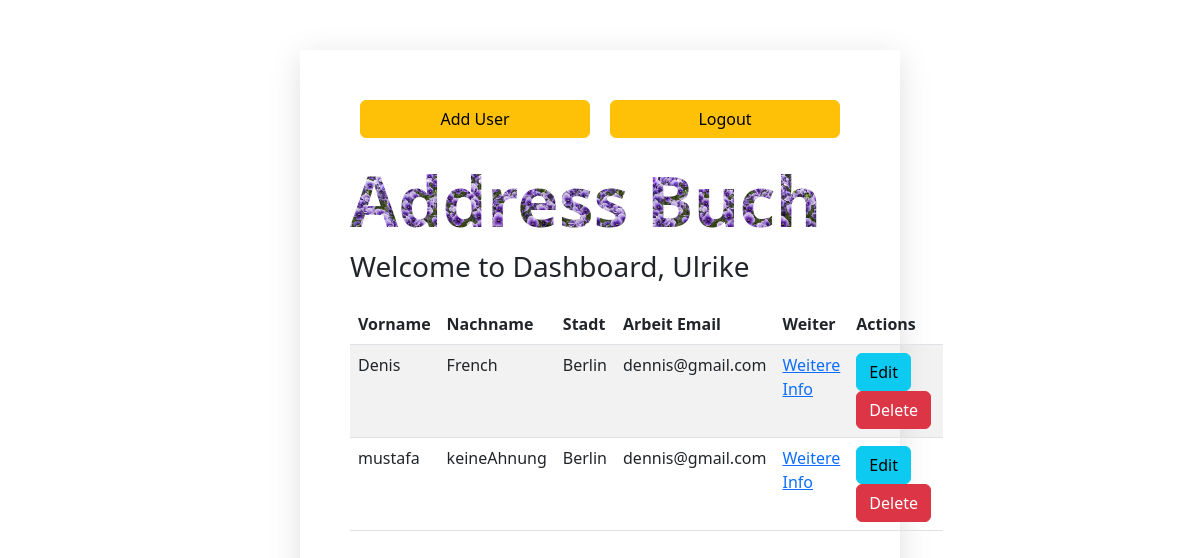
Page /index.php (signed in) on the committed database.
### tables this page shows
CREATE TABLE `info` (
  `ID` int(11) NOT NULL,
  `firstName` varchar(50) DEFAULT NULL,
  `lastName` varchar(50) DEFAULT NULL,
  `company` varchar(255) DEFAULT NULL,
  `street` varchar(255) DEFAULT NULL,
  `houseNr` varchar(50) DEFAULT NULL,
  `postalNr` varchar(50) DEFAULT NULL,
  `city` varchar(255) DEFAULT NULL,
  `country` varchar(255) DEFAULT NULL,
  `phoneNr` varchar(255) DEFAULT NULL,
  `mobileNr` varchar(255) DEFAULT NULL,
  `publicEmail` varchar(255) DEFAULT NULL,
  `privateEmail` varchar(255) DEFAULT NULL,
  `faxNumber` varchar(255) DEFAULT NULL
);

### index.php (the view, shortened to what this page needs)
<?php
include "database.php";
$sql = "SELECT * FROM info";
$result = $conn->query($sql);
$username = isset($_SESSION["first_name"]) ? $_SESSION["first_name"] : "Guest";
?>
<!DOCTYPE html>
<html lang="en">
<head>
    <link rel="stylesheet" href="https://cdn.jsdelivr.net/npm/bootstrap@5.2.2/dist/css/bootstrap.min.css">
    <link rel="stylesheet" href="style.css">
</head>
<body>
    <div class="container">
        <div class="btn-container">
            <a href="insertion.php" class="btn btn-warning">Add User</a>
            <a href="logout.php" onclick="return myFunction()" class="btn btn-warning">Logout</a>
        </div>
        <h1>Address Buch</h1>
        <h3>Welcome to Dashboard, <?php echo ucfirst($username); ?></h3>
        <div class="table-container">
            <table class="table table-striped">
                <thead>
                    <tr>
                        <th>Vorname</th>
                        <th>Nachname</th>
                        <th>Stadt</th>
                        <th>Arbeit Email</th>
                        <th>Weiter</th>
                        <th>Actions</th>
                    </tr>
                </thead>
                <tbody>
                    <?php
                    if ($result->num_rows > 0) {
                        while ($row = $result->fetch_assoc()) {
                    ?>
                            <tr>
                                <td><?php echo $row['firstName']; ?></td>
                                <td><?php echo $row['lastName']; ?></td>
                                <td><?php echo $row['city']; ?></td>
                                <td><?php echo $row['publicEmail']; ?></td>
                                <td><a href="weiter.php?id=<?php echo $row['ID']; ?>">Weitere Info</a></td>
                                <td><a class="btn btn-info" href="update.php?id=<?php echo $row['ID']; ?>">Edit</a>&nbsp;<a class="btn btn-danger" onclick="return myFunction()" href="delete.php?id=<?php echo $row['ID']; ?>">Delete</a></td>
                            </tr>
                    <?php
                        }
                    } else {
                        echo "<tr><td colspan='6'>Keine Daten gefunden</td></tr>";
                    }
                    ?>
                </tbody>
            </table>
        </div>
    </div>
</body>
</html>

### index.php (style rules this page uses)
h1 { font-size: 70px; font-weight: 600; background-image: url(uploads/viola-edible-flowers.jpg); background-size: 250px; background-repeat: repeat; color: transparent; -webkit-background-clip: text; background-clip: text; }
.btn-container { display: flex; justify-content: space-between; margin-bottom: 20px; }
.btn-container .btn { flex: 1; margin: 0 10px; }
.table-container { margin-top: 20px; }

### rows in the picture
info: firstName "Denis", lastName "French", city "Berlin", publicEmail "dennis@gmail.com"
info: firstName "mustafa", lastName "keineAhnung", city "Berlin", publicEmail "dennis@gmail.com"

### other values in the picture
$username "Ulrike"
